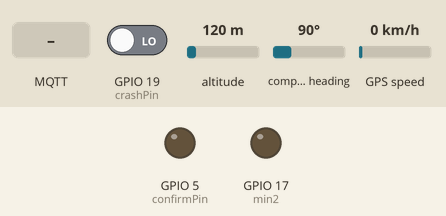
Simulated run of this sketch. Board: ESP32. Parts: output pins drawn as LEDs (lit = HIGH). The inputs (shaded band) are chosen by the test bench; at power-on: GPIO 19 (crashPin) LOW, altitude 120 m, compass heading 90°, GPS speed 0 km/h. WiFi joins after 1.5 s; servers stay silent unless stated; the GPS gets a fix after 3 s at 37.7749, -122.4194 with 8 satellites; no MQTT or app messages arrive unless stated; what the sketch prints to the serial monitor is not drawn.

Above: at 2.7 s.
2.8 s: MQTT message "Accident Confirmed" arrives on the first subscribed topic
At 3.2 s:
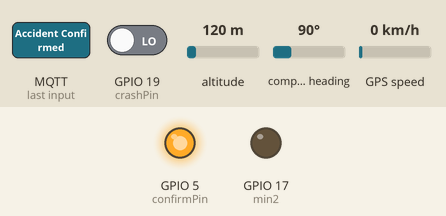
4.8 s: MQTT message "Book Ambulance" arrives on the second subscribed topic
At 5.2 s:
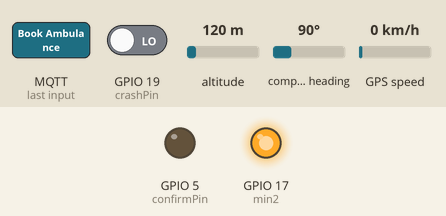
Timing chart, 0 to 7.8 s (numbered marks = the images above; inputs shaded):
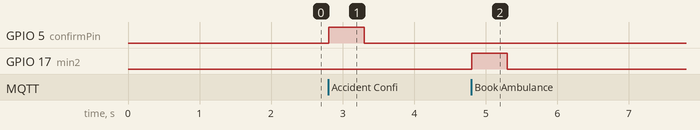

Measured:
- after the input at 2.8 s, GPIO 5 (confirmPin): LOW → HIGH at once, → LOW 0.50 s later
- after the input at 4.8 s, GPIO 17 (min2): LOW → HIGH at once, → LOW 0.50 s later

The sketch:

car_final.ino
```cpp
#include <WiFi.h>
#include <WiFiClientSecure.h>
#include <UniversalTelegramBot.h>
#include <PubSubClient.h>
#include <HardwareSerial.h>
#include <TinyGPS++.h>

// Wi-Fi Credentials
const char* ssid = "******";
const char* password = "********";

// HiveMQ Broker Info
const char* mqtt_server = "*******";
const int mqtt_port = 8883;
const char* mqtt_username = "*******";
const char* mqtt_password = "********";

// MQTT Topics
const char* topic_crash = "/crash_detected";
const char* topic_confirm = "/accident_confirmed";
const char* topic_2min = "/2mintrigger";

// Telegram BOT Token and Chat IDs
String BOTtoken = "*********";
String CHAT_IDS[] = {"******", "*******", "******", "**********"};
int numberOfChats = 4;

// Pin Definitions
const int crashPin = 19;
const int confirmPin = 5;
const int min2 = 17;

// Latitude and Longitude
float lat = 0.00;
float lng = 0.00;

// Separate clients
WiFiClientSecure mqttSecureClient;
WiFiClientSecure telegramSecureClient;

PubSubClient mqttClient(mqttSecureClient);
UniversalTelegramBot bot(BOTtoken, telegramSecureClient);

//GPS object
TinyGPSPlus gps;
HardwareSerial GPSserial(2); // Use UART2

// Flags
bool sendToFamily = false;
bool sendToSOS = false;

// Setup Wi-Fi
void setup_wifi() {
  Serial.print("Connecting to Wi-Fi...");
  WiFi.begin(ssid, password);
  while (WiFi.status() != WL_CONNECTED) {
    delay(500);
    Serial.print(".");
  }
  Serial.println("\nWi-Fi connected!");
  Serial.print("IP Address: ");
  Serial.println(WiFi.localIP());
}

// MQTT message callback
void callback(char* topic, byte* payload, unsigned int length) {
  payload[length] = '\0';
  String message = String((char*)payload);

  Serial.print("Message arrived [");
  Serial.print(topic);
  Serial.print("]: ");
  Serial.println(message);

  if (String(topic) == topic_confirm && message == "Accident Confirmed") {
    Serial.println("🚨 Accident confirmed. Triggering alert logic.");
    digitalWrite(confirmPin, HIGH);
    sendToFamily = true;
    delay(500);
    digitalWrite(confirmPin, LOW);
  }

  if (String(topic) == topic_2min && message == "Book Ambulance") {
    Serial.println("🚨 Ambulance booking triggered.");
    digitalWrite(min2, HIGH);
    sendToSOS = true;
    delay(500);
    digitalWrite(min2, LOW);


  }
}

// Send location to family
void sendLocationfam() {
  while (GPSserial.available() > 0) {
    gps.encode(GPSserial.read());

    if (gps.location.isUpdated())
    {
      lat = gps.location.lat();
      lng = gps.location.lng();
    }
  }

  String msg = "Location: https://maps.google.com/?q=" + String(lat) + "," + String(lng);
  bot.sendMessage(CHAT_IDS[0], msg, "Markdown");
}

// Send location to SOS contacts
void sendLocationsos() {

    while (GPSserial.available() > 0) {
    gps.encode(GPSserial.read());

    if (gps.location.isUpdated())
    {
      lat = gps.location.lat();
      lng = gps.location.lng();
    }
  }
  String msg = "Location: https://maps.google.com/?q=" + String(lat) + "," + String(lng);
  for (int i = 1; i < numberOfChats; i++) {
    bot.sendMessage(CHAT_IDS[i], msg, "Markdown");
    delay(500); // Small delay to prevent overload
  }
}

// Reconnect to MQTT if disconnected
void reconnect() {
  while (!mqttClient.connected()) {
    Serial.print("Connecting to MQTT...");
    if (mqttClient.connect("ESP32_VEHICLE", mqtt_username, mqtt_password)) {
      Serial.println("connected.");
      mqttClient.subscribe(topic_confirm);
      mqttClient.subscribe(topic_2min);
    } else {
      Serial.print("Failed, rc=");
      Serial.print(mqttClient.state());
      Serial.println(" try again in 5 seconds.");
      delay(5000);
    }
  }
}

void setup() {
  Serial.begin(115200);
  pinMode(crashPin, INPUT);
  pinMode(confirmPin, OUTPUT);
  pinMode(min2, OUTPUT);
  digitalWrite(confirmPin, LOW);
  digitalWrite(min2, LOW);

  setup_wifi();

  mqttSecureClient.setInsecure();
  telegramSecureClient.setInsecure();

  mqttClient.setServer(mqtt_server, mqtt_port);
  mqttClient.setCallback(callback);

  GPSserial.begin(9600, SERIAL_8N1, 16, 17); // RX=16, TX=17
}

void loop() {
  if (!mqttClient.connected()) {
    reconnect();
  }
  mqttClient.loop();

  // Crash detection
  if (digitalRead(crashPin) == HIGH) {
    Serial.println("💥 Crash detected! Sending MQTT message.");
    mqttClient.publish(topic_crash, "CRASH");
    delay(1000); // Debounce
  }

  // Deferred Telegram messages
  if (sendToFamily) {
    sendLocationfam();
    sendToFamily = false;
  }

  if (sendToSOS) {
    sendLocationsos();
    sendToSOS = false;
  }
}
```
